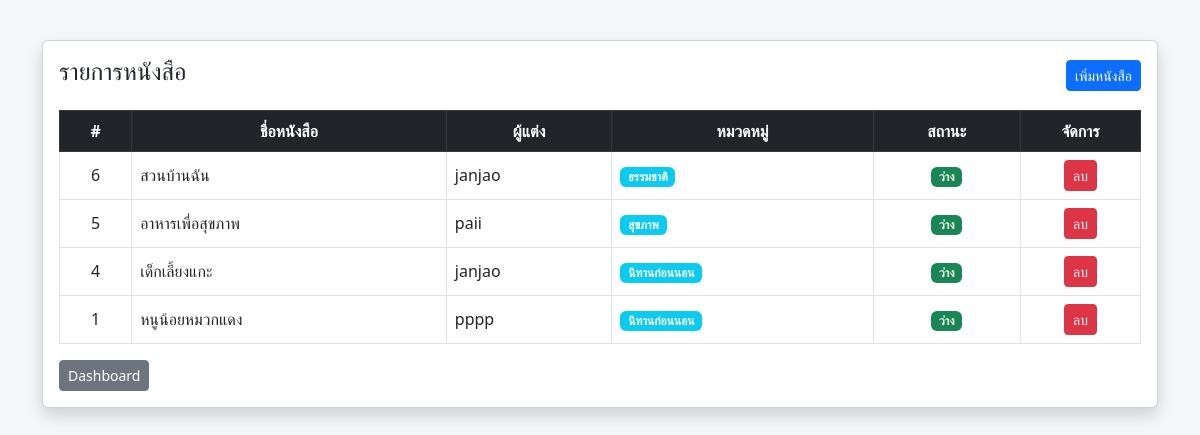
/admin/books.php, run on the app's committed database.
### tables this page shows
CREATE TABLE `book` (
  `book_id` int(11) NOT NULL,
  `title` varchar(150) NOT NULL,
  `author` varchar(100) DEFAULT NULL,
  `genre` varchar(50) DEFAULT NULL,
  `status` varchar(20) DEFAULT 'available'
);

### admin/books.php (the view, shortened to what this page needs)
<?php
include "../connect.php";
$result = mysqli_query($conn, "SELECT * FROM book ORDER BY book_id DESC");
?>
<!DOCTYPE html>
<html lang="th">
<head>
<link href="https://cdn.jsdelivr.net/npm/bootstrap@5.3.0/dist/css/bootstrap.min.css" rel="stylesheet">
</head>
<body>
<div class="container">
    <div class="card shadow">
        <div class="card-body">
            <div class="d-flex justify-content-between align-items-center mb-3">
                <h4> รายการหนังสือ </h4>
                <a href="add_book.php" class="btn btn-primary btn-sm">
                     เพิ่มหนังสือ
                </a>
            </div>
            <table class="table table-bordered table-hover align-middle">
                <thead class="table-dark text-center">
                    <tr>
                        <th>#</th>
                        <th>ชื่อหนังสือ</th>
                        <th>ผู้แต่ง</th>
                        <th>หมวดหมู่</th>
                        <th>สถานะ</th>
                        <th width="120">จัดการ</th>
                    </tr>
                </thead>
                <tbody>
                <?php while ($book = mysqli_fetch_assoc($result)) { ?>
                    <tr>
                        <td class="text-center"><?= $book['book_id']; ?></td>
                        <td><?= $book['title']; ?></td>
                        <td><?= $book['author']; ?></td>
                        <td>
                            <span class="badge bg-info">
                                <?= $book['genre']; ?>
                            </span>
                        </td>
                        <td class="text-center">
                            <?php if ($book['status'] == 'available') { ?>
                                <span class="badge bg-success">ว่าง</span>
                            <?php } else { ?>
                                <span class="badge bg-secondary">ถูกยืม</span>
                            <?php } ?>
                        </td>
                        <td class="text-center">
                            <a href="books.php?delete=<?= $book['book_id']; ?>"
                               class="btn btn-sm btn-danger"
                               onclick="return confirm('ยืนยันการลบหนังสือเล่มนี้?')">
                               ลบ
                            </a>
                        </td>
                    </tr>
                <?php } ?>
                </tbody>
            </table>
            <a href="dashboard.php" class="btn btn-secondary btn-sm">
                Dashboard
            </a>
        </div>
    </div>
</div>
</body>
</html>

### admin/books.php (style rules this page uses)
body { background:#f4f6f9; }
.card { margin-top:40px; }

### data on the page
book: book_id "6", title "สวนบ้านฉัน", author "janjao", genre "ธรรมชาติ", status "ว่าง"
book: book_id "5", title "อาหารเพื่อสุขภาพ", author "paii", genre "สุขภาพ", status "ว่าง"
book: book_id "4", title "เด็กเลี้ยงแกะ", author "janjao", genre "นิทานก่อนนอน", status "ว่าง"
book: book_id "1", title "หนูน้อยหมวกแดง", author "pppp", genre "นิทานก่อนนอน", status "ว่าง"
